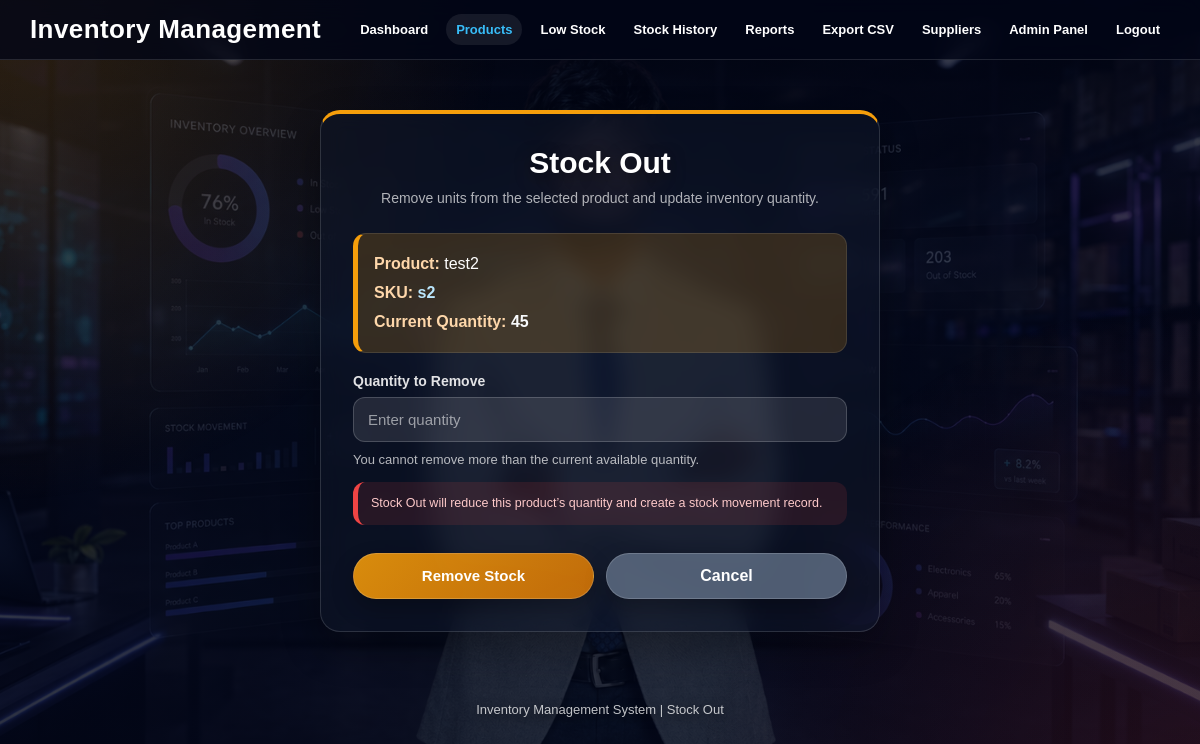
Screenshot of /stock-out/2 (signed in) with the database file from the repository.
### tables this page shows
CREATE TABLE products (
            id INTEGER PRIMARY KEY AUTOINCREMENT,
            name TEXT NOT NULL,
            sku TEXT UNIQUE NOT NULL,
            category TEXT DEFAULT 'Others',
            quantity INTEGER NOT NULL,
            price REAL NOT NULL,
            supplier_id INTEGER, user_id INTEGER,
            FOREIGN KEY (supplier_id) REFERENCES suppliers(id)
        );

### auth.py (the view)
    def wrapper(*args, **kwargs):
        if not session.get("user"):
            return redirect(url_for("login"))
        return func(*args, **kwargs)

### app.py (called while the page is built, shortened)
def get_current_user_id():
    if "user_id" in session:
        return session["user_id"]

@app.route("/stock-out/<int:pid>")
@login_required
def stock_out_page(pid):
    user_id = get_current_user_id()
    if user_id is None:
        return redirect("/login")
    product = get_product_by_id(user_id, pid)
    if product is None:
        flash("Product not found.", "error")
        return redirect("/products")
    return render_template("stock_out.html", product=product)

### auth.py (called while the page is built)
def login_required(func):
    def wrapper(*args, **kwargs):
        if not session.get("user"):
            return redirect(url_for("login"))
        return func(*args, **kwargs)
    wrapper.__name__ = func.__name__
    return wrapper

### models.py (called while the page is built)
def is_postgres():
    return DATABASE_URL.startswith("postgres://") or DATABASE_URL.startswith("postgresql://")

def get_sqlite_db_name():
    if DATABASE_URL.startswith("sqlite:///"):
        return DATABASE_URL.replace("sqlite:///", "")
    return "inventory.db"

def get_db_connection():
    if is_postgres():
        conn = psycopg2.connect(
            DATABASE_URL,
            cursor_factory=psycopg2.extras.RealDictCursor
        )
        return conn
    db_name = get_sqlite_db_name()
    conn = sqlite3.connect(db_name)
    conn.row_factory = sqlite3.Row
    return conn

def convert_placeholders(sql):
    if is_postgres():
        return sql.replace("?", "%s")
    return sql

def fetch_one(sql, params=()):
    conn = get_db_connection()
    cursor = conn.cursor()
    cursor.execute(convert_placeholders(sql), params)
    row = cursor.fetchone()
    cursor.close()
    conn.close()
    return row

def get_product_by_id(user_id, pid):
    return fetch_one("""
        SELECT
            products.*,
            suppliers.name AS supplier_name
        FROM products
        LEFT JOIN suppliers
            ON products.supplier_id = suppliers.id
            AND suppliers.user_id = products.user_id
        WHERE products.id = ?
        AND products.user_id = ?
    """, (pid, user_id))

### templates/stock_out.html (shortened to what this page needs)
<!DOCTYPE html>
<html>
<head>
</head>
<body>
    <div class="navbar">
        <h2>Inventory Management</h2>
        <div class="navbar-links">
            <a href="/dashboard">Dashboard</a>
            <a class="active" href="/products">Products</a>
            <a href="/low-stock">Low Stock</a>
            <a href="/stock-history">Stock History</a>
            <a href="/reports">Reports</a>
            <a href="/export-products">Export CSV</a>
            <a href="/suppliers">Suppliers</a>
            {% if session.get("user") == "admin" %}
    <a href="/admin/users">Admin Panel</a>
{% endif %}
            <a href="/logout">Logout</a>
        </div>
    </div>
    <div class="container">
        <div class="form-card">
            <div class="form-header">
                <h3>Stock Out</h3>
                <p>Remove units from the selected product and update inventory quantity.</p>
            </div>
            <div class="info-box">
                <strong>Product:</strong> {{ product["name"] }} <br>
                <strong>SKU:</strong> <span class="sku">{{ product["sku"] }}</span> <br>
                <strong>Current Quantity:</strong> <span class="quantity">{{ product["quantity"] }}</span>
            </div>
            <form action="/stock-out/{{ product['id'] }}" method="POST">
                <label>Quantity to Remove</label>
                <input
                    type="number"
                    name="amount"
                    min="1"
                    max="{{ product['quantity'] }}"
                    placeholder="Enter quantity"
                    required
                >
                <div class="hint">
                    You cannot remove more than the current available quantity.
                </div>
                <div class="warning-hint">
                    Stock Out will reduce this product’s quantity and create a stock movement record.
                </div>
                <div class="buttons">
                    <button type="submit">Remove Stock</button>
                    <a class="cancel-btn" href="/products">Cancel</a>
                </div>
            </form>
        </div>
    </div>
    <div class="footer">
        Inventory Management System | Stock Out
    </div>
</body>
</html>

### rows the page displays
products: name "test2", sku "s2", quantity "45"
